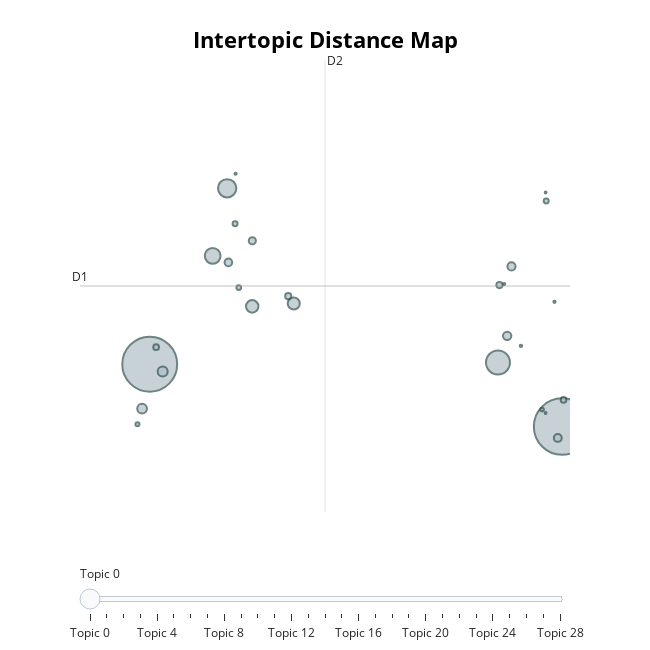

Notebook cell for this chart:
### Code cell
topic_model = topic_model.reduce_topics(docs, nr_topics=30)
topic_model.visualize_topics()

### Figure 1 — Plotly figure (JSON) as saved in the notebook; plotly's stock layout.template omitted (floating-point values rounded to 4 significant figures)
{"data": [{"customdata": [[0, "good | best | bad | yes | hate", 11114], [1, "enemy | like | get | play | make", 10478], [2, "love | die | ii | hate | pain", 1996], [3, "gud | git | outskirt | frigid | gavlan", 1171], [4, "tyler | creator | rollin | janky | jank", 869], [5, "elden | ring | amana | shrine | amaze", 544], [6, "de | que | el | jogo | la", 509], [7, "adp | level | adaptability | design | bad", 351], [8, "server | onnnnnnnfromsoft | fix | online | screen", 332], [9, "sun | praise | lit | jolly | cooperation", 241], [10, "seek | lest | bearer | bear | beyond", 230], [11, "peak | ii | answer | fiction | hike", 217], [12, "rat | horse | goat | goated | pig", 202], [13, "hole | tongue | try | finger | horse", 178], [14, "lie | trust | ahead | vision | wary", 132], [15, "majula | tanimura | hub | estus | drink", 132], [16, "iron | keep | passage | suck | fuck", 112], [17, "would | die | every | ever | lose", 110], [18, "video | content | graphic | story | lot", 86], [19, "mid | thumb | hand | finger | gesture", 85], [20, "king | john | ivory | field | crown", 79], [21, "save | cloud | steam | lose | support", 56], [22, "ign | xd | xdxd | skyrim | aaaaaaaaaaaaaaaaaaaaaaaaaaaaaaaaaaaaaaaaaaaaaaaaaaaaaaaaaaaaaaaaaaaaaaaaaaaaaaaaaaaaaaaaaaaaaaaaaaaaaaaaaaaaaaaaaaaaaaaaaaaaaaaaaaaaaaaaaaaaaaaaaaaaaaaaaaaaaaaaaaaaaaaaaaaaaaaaaaaaaaaaaaaaaaaaaaaaaaaaaaaaaaaaaaaaaaaaaaaaaaaaaaaaaaaaaaaaaaaaaaaaaaaaaaaaaaaaaaaaaaaaaaaaaaaaaaaaaaaaaaaaaaaaaaaaaaaaaaaaaaaaaaaaaaaaaaaaaaaaaaaaaaaaaaaaaaaaaaaaaaaaaaaaaaaaaaaaaaaaaaaaaaaaaaaaaaaaaaaaaaaaaaaaaaaaaaaaaaaaaaaaaaaaaaaaaaaaaaaaaaaaaaaaaaaaaaaaaaaaaaaaaaaaaaaaaaaaaaaaaaaaaaaaaaaaaaaaaaaaaaaaaaaaaaaaaaaaaaaaaaaaaaaaaaaaaaaaaaaaaaaaaaaaaaaaaaaaaaaaaaaaaaaaaaaaaaaaaaaaaaaaaaaaaaaaaaaaaaaaaaaaaaaaaaaaaaaaaaaaaaaaaaaaaaaaaaaaaaaaaaaaaaaaaaaaaaaaaaaaaaaaaaaaaaaaaaaaaaaaaaaaaaaaaaaaaaaaaaaaaaaaaaaaaaaaa", 45], [23, "stockholm | syndrome | bubsy | stockholme | ahhhh", 21], [24, "message | ahead | hurrah | guthrie | woody", 18], [25, "enjoyer | average | ii | bert | enjoys", 18], [26, "swag | pog | gayming | ung | smaggle", 15], [27, "base | taint |  |  | ", 12], [28, "iframes | iframe | hmmmmmm | adaptablilty | boohoo", 12]], "hovertemplate": "<b>Topic %{customdata[0]}</b><br>%{customdata[1]}<br>Size: %{customdata[2]}", "legendgroup": "", "marker": {"color": "#B0BEC5", "line": {"color": "DarkSlateGrey", "width": 2}, "size": [11114, 10478, 1996, 1171, 869, 544, 509, 351, 332, 241, 230, 217, 202, 178, 132, 132, 112, 110, 86, 85, 79, 56, 45, 21, 18, 18, 15, 12, 12], "sizemode": "area", "sizeref": 6.946, "symbol": "circle"}, "mode": "markers", "name": "", "orientation": "v", "showlegend": false, "type": "scatter", "x": [1.06, -9.408, -0.5683, -7.442, -7.81, -6.806, -5.752, -9.079, -9.601, -0.3348, -0.2256, 0.9496, -7.411, -6.804, -0.5318, -5.892, -9.245, 1.095, 0.6557, -7.241, -7.148, -9.72, 0.5504, 0.01335, -0.4115, 0.8659, -7.229, 0.6397, 0.6414], "xaxis": "x", "y": [6.56, 7.37, 7.393, 9.653, 8.776, 8.121, 8.158, 7.276, 6.794, 7.738, 8.64, 6.413, 8.691, 8.973, 8.397, 8.254, 7.59, 6.906, 9.489, 9.192, 8.365, 6.59, 6.782, 7.608, 8.41, 8.18, 9.842, 6.736, 9.598], "yaxis": "y"}], "layout": {"annotations": [{"showarrow": false, "text": "D1", "x": -11.18, "y": 8.385, "yshift": 10}, {"showarrow": false, "text": "D2", "x": -4.959, "xshift": 10, "y": 11.32}], "height": 650, "hoverlabel": {"bgcolor": "white", "font": {"family": "Rockwell", "size": 16}}, "legend": {"itemsizing": "constant", "tracegroupgap": 0}, "margin": {"t": 60}, "shapes": [{"line": {"color": "#CFD8DC", "width": 2}, "type": "line", "x0": -4.959, "x1": -4.959, "y0": 5.451, "y1": 11.32}, {"line": {"color": "#9E9E9E", "width": 2}, "type": "line", "x0": -11.18, "x1": 1.26, "y0": 8.385, "y1": 8.385}], "sliders": [{"active": 0, "pad": {"t": 50}, "steps": [{"args": [{"marker.color": [["red", "#B0BEC5", "#B0BEC5", "#B0BEC5", "#B0BEC5", "#B0BEC5", "#B0BEC5", "#B0BEC5", "#B0BEC5", "#B0BEC5", "#B0BEC5", "#B0BEC5", "#B0BEC5", "#B0BEC5", "#B0BEC5", "#B0BEC5", "#B0BEC5", "#B0BEC5", "#B0BEC5", "#B0BEC5", "#B0BEC5", "#B0BEC5", "#B0BEC5", "#B0BEC5", "#B0BEC5", "#B0BEC5", "#B0BEC5", "#B0BEC5", "#B0BEC5"]]}], "label": "Topic 0", "method": "update"}, {"args": [{"marker.color": [["#B0BEC5", "red", "#B0BEC5", "#B0BEC5", "#B0BEC5", "#B0BEC5", "#B0BEC5", "#B0BEC5", "#B0BEC5", "#B0BEC5", "#B0BEC5", "#B0BEC5", "#B0BEC5", "#B0BEC5", "#B0BEC5", "#B0BEC5", "#B0BEC5", "#B0BEC5", "#B0BEC5", "#B0BEC5", "#B0BEC5", "#B0BEC5", "#B0BEC5", "#B0BEC5", "#B0BEC5", "#B0BEC5", "#B0BEC5", "#B0BEC5", "#B0BEC5"]]}], "label": "Topic 1", "method": "update"}, {"args": [{"marker.color": [["#B0BEC5", "#B0BEC5", "red", "#B0BEC5", "#B0BEC5", "#B0BEC5", "#B0BEC5", "#B0BEC5", "#B0BEC5", "#B0BEC5", "#B0BEC5", "#B0BEC5", "#B0BEC5", "#B0BEC5", "#B0BEC5", "#B0BEC5", "#B0BEC5", "#B0BEC5", "#B0BEC5", "#B0BEC5", "#B0BEC5", "#B0BEC5", "#B0BEC5", "#B0BEC5", "#B0BEC5", "#B0BEC5", "#B0BEC5", "#B0BEC5", "#B0BEC5"]]}], "label": "Topic 2", "method": "update"}, {"args": [{"marker.color": [["#B0BEC5", "#B0BEC5", "#B0BEC5", "red", "#B0BEC5", "#B0BEC5", "#B0BEC5", "#B0BEC5", "#B0BEC5", "#B0BEC5", "#B0BEC5", "#B0BEC5", "#B0BEC5", "#B0BEC5", "#B0BEC5", "#B0BEC5", "#B0BEC5", "#B0BEC5", "#B0BEC5", "#B0BEC5", "#B0BEC5", "#B0BEC5", "#B0BEC5", "#B0BEC5", "#B0BEC5", "#B0BEC5", "#B0BEC5", "#B0BEC5", "#B0BEC5"]]}], "label": "Topic 3", "method": "update"}, {"args": [{"marker.color": [["#B0BEC5", "#B0BEC5", "#B0BEC5", "#B0BEC5", "red", "#B0BEC5", "#B0BEC5", "#B0BEC5", "#B0BEC5", "#B0BEC5", "#B0BEC5", "#B0BEC5", "#B0BEC5", "#B0BEC5", "#B0BEC5", "#B0BEC5", "#B0BEC5", "#B0BEC5", "#B0BEC5", "#B0BEC5", "#B0BEC5", "#B0BEC5", "#B0BEC5", "#B0BEC5", "#B0BEC5", "#B0BEC5", "#B0BEC5", "#B0BEC5", "#B0BEC5"]]}], "label": "Topic 4", "method": "update"}, {"args": [{"marker.color": [["#B0BEC5", "#B0BEC5", "#B0BEC5", "#B0BEC5", "#B0BEC5", "red", "#B0BEC5", "#B0BEC5", "#B0BEC5", "#B0BEC5", "#B0BEC5", "#B0BEC5", "#B0BEC5", "#B0BEC5", "#B0BEC5", "#B0BEC5", "#B0BEC5", "#B0BEC5", "#B0BEC5", "#B0BEC5", "#B0BEC5", "#B0BEC5", "#B0BEC5", "#B0BEC5", "#B0BEC5", "#B0BEC5", "#B0BEC5", "#B0BEC5", "#B0BEC5"]]}], "label": "Topic 5", "method": "update"}, {"args": [{"marker.color": [["#B0BEC5", "#B0BEC5", "#B0BEC5", "#B0BEC5", "#B0BEC5", "#B0BEC5", "red", "#B0BEC5", "#B0BEC5", "#B0BEC5", "#B0BEC5", "#B0BEC5", "#B0BEC5", "#B0BEC5", "#B0BEC5", "#B0BEC5", "#B0BEC5", "#B0BEC5", "#B0BEC5", "#B0BEC5", "#B0BEC5", "#B0BEC5", "#B0BEC5", "#B0BEC5", "#B0BEC5", "#B0BEC5", "#B0BEC5", "#B0BEC5", "#B0BEC5"]]}], "label": "Topic 6", "method": "update"}, {"args": [{"marker.color": [["#B0BEC5", "#B0BEC5", "#B0BEC5", "#B0BEC5", "#B0BEC5", "#B0BEC5", "#B0BEC5", "red", "#B0BEC5", "#B0BEC5", "#B0BEC5", "#B0BEC5", "#B0BEC5", "#B0BEC5", "#B0BEC5", "#B0BEC5", "#B0BEC5", "#B0BEC5", "#B0BEC5", "#B0BEC5", "#B0BEC5", "#B0BEC5", "#B0BEC5", "#B0BEC5", "#B0BEC5", "#B0BEC5", "#B0BEC5", "#B0BEC5", "#B0BEC5"]]}], "label": "Topic 7", "method": "update"}, {"args": [{"marker.color": [["#B0BEC5", "#B0BEC5", "#B0BEC5", "#B0BEC5", "#B0BEC5", "#B0BEC5", "#B0BEC5", "#B0BEC5", "red", "#B0BEC5", "#B0BEC5", "#B0BEC5", "#B0BEC5", "#B0BEC5", "#B0BEC5", "#B0BEC5", "#B0BEC5", "#B0BEC5", "#B0BEC5", "#B0BEC5", "#B0BEC5", "#B0BEC5", "#B0BEC5", "#B0BEC5", "#B0BEC5", "#B0BEC5", "#B0BEC5", "#B0BEC5", "#B0BEC5"]]}], "label": "Topic 8", "method": "update"}, {"args": [{"marker.color": [["#B0BEC5", "#B0BEC5", "#B0BEC5", "#B0BEC5", "#B0BEC5", "#B0BEC5", "#B0BEC5", "#B0BEC5", "#B0BEC5", "red", "#B0BEC5", "#B0BEC5", "#B0BEC5", "#B0BEC5", "#B0BEC5", "#B0BEC5", "#B0BEC5", "#B0BEC5", "#B0BEC5", "#B0BEC5", "#B0BEC5", "#B0BEC5", "#B0BEC5", "#B0BEC5", "#B0BEC5", "#B0BEC5", "#B0BEC5", "#B0BEC5", "#B0BEC5"]]}], "label": "Topic 9", "method": "update"}, {"args": [{"marker.color": [["#B0BEC5", "#B0BEC5", "#B0BEC5", "#B0BEC5", "#B0BEC5", "#B0BEC5", "#B0BEC5", "#B0BEC5", "#B0BEC5", "#B0BEC5", "red", "#B0BEC5", "#B0BEC5", "#B0BEC5", "#B0BEC5", "#B0BEC5", "#B0BEC5", "#B0BEC5", "#B0BEC5", "#B0BEC5", "#B0BEC5", "#B0BEC5", "#B0BEC5", "#B0BEC5", "#B0BEC5", "#B0BEC5", "#B0BEC5", "#B0BEC5", "#B0BEC5"]]}], "label": "Topic 10", "method": "update"}, {"args": [{"marker.color": [["#B0BEC5", "#B0BEC5", "#B0BEC5", "#B0BEC5", "#B0BEC5", "#B0BEC5", "#B0BEC5", "#B0BEC5", "#B0BEC5", "#B0BEC5", "#B0BEC5", "red", "#B0BEC5", "#B0BEC5", "#B0BEC5", "#B0BEC5", "#B0BEC5", "#B0BEC5", "#B0BEC5", "#B0BEC5", "#B0BEC5", "#B0BEC5", "#B0BEC5", "#B0BEC5", "#B0BEC5", "#B0BEC5", "#B0BEC5", "#B0BEC5", "#B0BEC5"]]}], "label": "Topic 11", "method": "update"}, {"args": [{"marker.color": [["#B0BEC5", "#B0BEC5", "#B0BEC5", "#B0BEC5", "#B0BEC5", "#B0BEC5", "#B0BEC5", "#B0BEC5", "#B0BEC5", "#B0BEC5", "#B0BEC5", "#B0BEC5", "red", "#B0BEC5", "#B0BEC5", "#B0BEC5", "#B0BEC5", "#B0BEC5", "#B0BEC5", "#B0BEC5", "#B0BEC5", "#B0BEC5", "#B0BEC5", "#B0BEC5", "#B0BEC5", "#B0BEC5", "#B0BEC5", "#B0BEC5", "#B0BEC5"]]}], "label": "Topic 12", "method": "update"}, {"args": [{"marker.color": [["#B0BEC5", "#B0BEC5", "#B0BEC5", "#B0BEC5", "#B0BEC5", "#B0BEC5", "#B0BEC5", "#B0BEC5", "#B0BEC5", "#B0BEC5", "#B0BEC5", "#B0BEC5", "#B0BEC5", "red", "#B0BEC5", "#B0BEC5", "#B0BEC5", "#B0BEC5", "#B0BEC5", "#B0BEC5", "#B0BEC5", "#B0BEC5", "#B0BEC5", "#B0BEC5", "#B0BEC5", "#B0BEC5", "#B0BEC5", "#B0BEC5", "#B0BEC5"]]}], "label": "Topic 13", "method": "update"}, {"args": [{"marker.color": [["#B0BEC5", "#B0BEC5", "#B0BEC5", "#B0BEC5", "#B0BEC5", "#B0BEC5", "#B0BEC5", "#B0BEC5", "#B0BEC5", "#B0BEC5", "#B0BEC5", "#B0BEC5", "#B0BEC5", "#B0BEC5", "red", "#B0BEC5", "#B0BEC5", "#B0BEC5", "#B0BEC5", "#B0BEC5", "#B0BEC5", "#B0BEC5", "#B0BEC5", "#B0BEC5", "#B0BEC5", "#B0BEC5", "#B0BEC5", "#B0BEC5", "#B0BEC5"]]}], "label": "Topic 14", "method": "update"}, {"args": [{"marker.color": [["#B0BEC5", "#B0BEC5", "#B0BEC5", "#B0BEC5", "#B0BEC5", "#B0BEC5", "#B0BEC5", "#B0BEC5", "#B0BEC5", "#B0BEC5", "#B0BEC5", "#B0BEC5", "#B0BEC5", "#B0BEC5", "#B0BEC5", "red", "#B0BEC5", "#B0BEC5", "#B0BEC5", "#B0BEC5", "#B0BEC5", "#B0BEC5", "#B0BEC5", "#B0BEC5", "#B0BEC5", "#B0BEC5", "#B0BEC5", "#B0BEC5", "#B0BEC5"]]}], "label": "Topic 15", "method": "update"}, {"args": [{"marker.color": [["#B0BEC5", "#B0BEC5", "#B0BEC5", "#B0BEC5", "#B0BEC5", "#B0BEC5", "#B0BEC5", "#B0BEC5", "#B0BEC5", "#B0BEC5", "#B0BEC5", "#B0BEC5", "#B0BEC5", "#B0BEC5", "#B0BEC5", "#B0BEC5", "red", "#B0BEC5", "#B0BEC5", "#B0BEC5", "#B0BEC5", "#B0BEC5", "#B0BEC5", "#B0BEC5", "#B0BEC5", "#B0BEC5", "#B0BEC5", "#B0BEC5", "#B0BEC5"]]}], "label": "Topic 16", "method": "update"}, {"args": [{"marker.color": [["#B0BEC5", "#B0BEC5", "#B0BEC5", "#B0BEC5", "#B0BEC5", "#B0BEC5", "#B0BEC5", "#B0BEC5", "#B0BEC5", "#B0BEC5", "#B0BEC5", "#B0BEC5", "#B0BEC5", "#B0BEC5", "#B0BEC5", "#B0BEC5", "#B0BEC5", "red", "#B0BEC5", "#B0BEC5", "#B0BEC5", "#B0BEC5", "#B0BEC5", "#B0BEC5", "#B0BEC5", "#B0BEC5", "#B0BEC5", "#B0BEC5", "#B0BEC5"]]}], "label": "Topic 17", "method": "update"}, {"args": [{"marker.color": [["#B0BEC5", "#B0BEC5", "#B0BEC5", "#B0BEC5", "#B0BEC5", "#B0BEC5", "#B0BEC5", "#B0BEC5", "#B0BEC5", "#B0BEC5", "#B0BEC5", "#B0BEC5", "#B0BEC5", "#B0BEC5", "#B0BEC5", "#B0BEC5", "#B0BEC5", "#B0BEC5", "red", "#B0BEC5", "#B0BEC5", "#B0BEC5", "#B0BEC5", "#B0BEC5", "#B0BEC5", "#B0BEC5", "#B0BEC5", "#B0BEC5", "#B0BEC5"]]}], "label": "Topic 18", "method": "update"}, {"args": [{"marker.color": [["#B0BEC5", "#B0BEC5", "#B0BEC5", "#B0BEC5", "#B0BEC5", "#B0BEC5", "#B0BEC5", "#B0BEC5", "#B0BEC5", "#B0BEC5", "#B0BEC5", "#B0BEC5", "#B0BEC5", "#B0BEC5", "#B0BEC5", "#B0BEC5", "#B0BEC5", "#B0BEC5", "#B0BEC5", "red", "#B0BEC5", "#B0BEC5", "#B0BEC5", "#B0BEC5", "#B0BEC5", "#B0BEC5", "#B0BEC5", "#B0BEC5", "#B0BEC5"]]}], "label": "Topic 19", "method": "update"}, {"args": [{"marker.color": [["#B0BEC5", "#B0BEC5", "#B0BEC5", "#B0BEC5", "#B0BEC5", "#B0BEC5", "#B0BEC5", "#B0BEC5", "#B0BEC5", "#B0BEC5", "#B0BEC5", "#B0BEC5", "#B0BEC5", "#B0BEC5", "#B0BEC5", "#B0BEC5", "#B0BEC5", "#B0BEC5", "#B0BEC5", "#B0BEC5", "red", "#B0BEC5", "#B0BEC5", "#B0BEC5", "#B0BEC5", "#B0BEC5", "#B0BEC5", "#B0BEC5", "#B0BEC5"]]}], "label": "Topic 20", "method": "update"}, {"args": [{"marker.color": [["#B0BEC5", "#B0BEC5", "#B0BEC5", "#B0BEC5", "#B0BEC5", "#B0BEC5", "#B0BEC5", "#B0BEC5", "#B0BEC5", "#B0BEC5", "#B0BEC5", "#B0BEC5", "#B0BEC5", "#B0BEC5", "#B0BEC5", "#B0BEC5", "#B0BEC5", "#B0BEC5", "#B0BEC5", "#B0BEC5", "#B0BEC5", "red", "#B0BEC5", "#B0BEC5", "#B0BEC5", "#B0BEC5", "#B0BEC5", "#B0BEC5", "#B0BEC5"]]}], "label": "Topic 21", "method": "update"}, {"args": [{"marker.color": [["#B0BEC5", "#B0BEC5", "#B0BEC5", "#B0BEC5", "#B0BEC5", "#B0BEC5", "#B0BEC5", "#B0BEC5", "#B0BEC5", "#B0BEC5", "#B0BEC5", "#B0BEC5", "#B0BEC5", "#B0BEC5", "#B0BEC5", "#B0BEC5", "#B0BEC5", "#B0BEC5", "#B0BEC5", "#B0BEC5", "#B0BEC5", "#B0BEC5", "red", "#B0BEC5", "#B0BEC5", "#B0BEC5", "#B0BEC5", "#B0BEC5", "#B0BEC5"]]}], "label": "Topic 22", "method": "update"}, {"args": [{"marker.color": [["#B0BEC5", "#B0BEC5", "#B0BEC5", "#B0BEC5", "#B0BEC5", "#B0BEC5", "#B0BEC5", "#B0BEC5", "#B0BEC5", "#B0BEC5", "#B0BEC5", "#B0BEC5", "#B0BEC5", "#B0BEC5", "#B0BEC5", "#B0BEC5", "#B0BEC5", "#B0BEC5", "#B0BEC5", "#B0BEC5", "#B0BEC5", "#B0BEC5", "#B0BEC5", "red", "#B0BEC5", "#B0BEC5", "#B0BEC5", "#B0BEC5", "#B0BEC5"]]}], "label": "Topic 23", "method": "update"}, {"args": [{"marker.color": [["#B0BEC5", "#B0BEC5", "#B0BEC5", "#B0BEC5", "#B0BEC5", "#B0BEC5", "#B0BEC5", "#B0BEC5", "#B0BEC5", "#B0BEC5", "#B0BEC5", "#B0BEC5", "#B0BEC5", "#B0BEC5", "#B0BEC5", "#B0BEC5", "#B0BEC5", "#B0BEC5", "#B0BEC5", "#B0BEC5", "#B0BEC5", "#B0BEC5", "#B0BEC5", "#B0BEC5", "red", "#B0BEC5", "#B0BEC5", "#B0BEC5", "#B0BEC5"]]}], "label": "Topic 24", "method": "update"}, {"args": [{"marker.color": [["#B0BEC5", "#B0BEC5", "#B0BEC5", "#B0BEC5", "#B0BEC5", "#B0BEC5", "#B0BEC5", "#B0BEC5", "#B0BEC5", "#B0BEC5", "#B0BEC5", "#B0BEC5", "#B0BEC5", "#B0BEC5", "#B0BEC5", "#B0BEC5", "#B0BEC5", "#B0BEC5", "#B0BEC5", "#B0BEC5", "#B0BEC5", "#B0BEC5", "#B0BEC5", "#B0BEC5", "#B0BEC5", "red", "#B0BEC5", "#B0BEC5", "#B0BEC5"]]}], "label": "Topic 25", "method": "update"}, {"args": [{"marker.color": [["#B0BEC5", "#B0BEC5", "#B0BEC5", "#B0BEC5", "#B0BEC5", "#B0BEC5", "#B0BEC5", "#B0BEC5", "#B0BEC5", "#B0BEC5", "#B0BEC5", "#B0BEC5", "#B0BEC5", "#B0BEC5", "#B0BEC5", "#B0BEC5", "#B0BEC5", "#B0BEC5", "#B0BEC5", "#B0BEC5", "#B0BEC5", "#B0BEC5", "#B0BEC5", "#B0BEC5", "#B0BEC5", "#B0BEC5", "red", "#B0BEC5", "#B0BEC5"]]}], "label": "Topic 26", "method": "update"}, {"args": [{"marker.color": [["#B0BEC5", "#B0BEC5", "#B0BEC5", "#B0BEC5", "#B0BEC5", "#B0BEC5", "#B0BEC5", "#B0BEC5", "#B0BEC5", "#B0BEC5", "#B0BEC5", "#B0BEC5", "#B0BEC5", "#B0BEC5", "#B0BEC5", "#B0BEC5", "#B0BEC5", "#B0BEC5", "#B0BEC5", "#B0BEC5", "#B0BEC5", "#B0BEC5", "#B0BEC5", "#B0BEC5", "#B0BEC5", "#B0BEC5", "#B0BEC5", "red", "#B0BEC5"]]}], "label": "Topic 27", "method": "update"}, {"args": [{"marker.color": [["#B0BEC5", "#B0BEC5", "#B0BEC5", "#B0BEC5", "#B0BEC5", "#B0BEC5", "#B0BEC5", "#B0BEC5", "#B0BEC5", "#B0BEC5", "#B0BEC5", "#B0BEC5", "#B0BEC5", "#B0BEC5", "#B0BEC5", "#B0BEC5", "#B0BEC5", "#B0BEC5", "#B0BEC5", "#B0BEC5", "#B0BEC5", "#B0BEC5", "#B0BEC5", "#B0BEC5", "#B0BEC5", "#B0BEC5", "#B0BEC5", "#B0BEC5", "red"]]}], "label": "Topic 28", "method": "update"}]}], "title": {"font": {"color": "Black", "size": 22}, "text": "<b>Intertopic Distance Map</b>", "x": 0.5, "xanchor": "center", "y": 0.95, "yanchor": "top"}, "width": 650, "xaxis": {"anchor": "y", "domain": [0, 1], "range": [-11.18, 1.26], "title": {"text": ""}, "visible": false}, "yaxis": {"anchor": "x", "domain": [0, 1], "range": [5.451, 11.32], "title": {"text": ""}, "visible": false}}}
